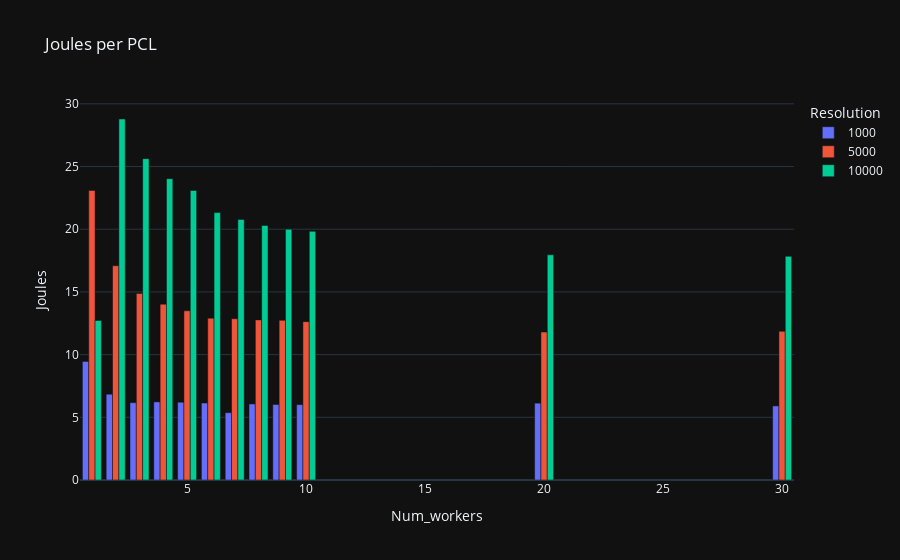
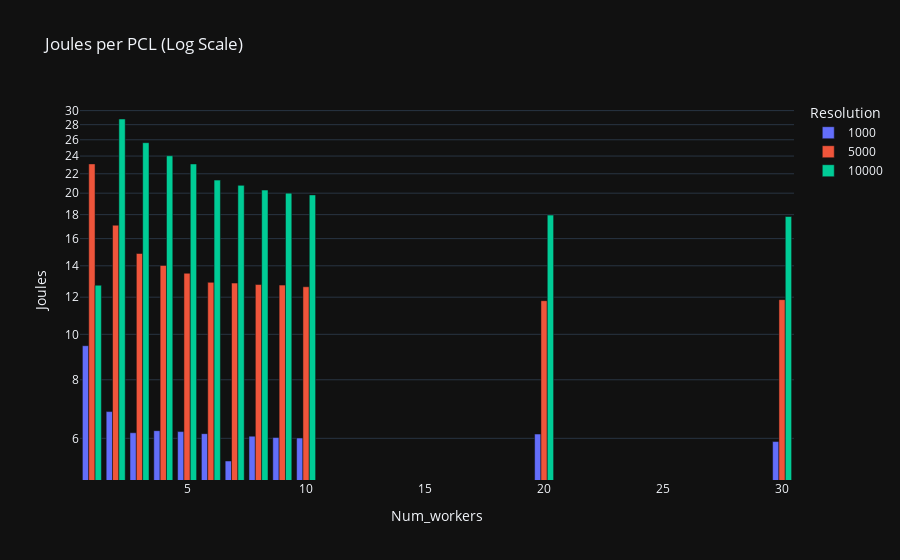

Notebook cell for these charts, in order:
### Code cell
# Grouped bars
import plotly.express as px

# Define width based on resolution
# resolution_to_width = {160: 0.2, 320: 0.4, 640: 0.6, 1280: 0.8}
max_joules_df = pd.concat(max_joules.values(), axis=1)
max_joules_df_sorted = max_joules_df
# max_joules_df_sorted = common_utils.sort_by_model_size_then_version(max_joules_df)

fig = px.bar(max_joules_df_sorted, barmode='group', title='Joules per PCL', labels={'value': 'Max Power (Watts)', 'index': 'Model'})
fig.update_layout(xaxis_title='Num_workers', yaxis_title='Joules', legend_title_text='Resolution')
fig.show()

fig = px.bar(max_joules_df_sorted, barmode='group', title='Joules per PCL (Log Scale)', labels={'value': 'Max Power (Watts)', 'index': 'Model'})
fig.update_layout(xaxis_title='Num_workers', yaxis_title='Joules', yaxis_type='log', legend_title_text='Resolution')
fig.show()

### Figure 1 — Plotly figure (JSON) as saved in the notebook; plotly's stock layout.template omitted (floating-point values rounded to 4 significant figures)
{"data": [{"alignmentgroup": "True", "hovertemplate": "variable=1000<br>Model=%{x}<br>Max Power (Watts)=%{y}<extra></extra>", "legendgroup": "1000", "marker": {"color": "#636efa", "pattern": {"shape": ""}}, "name": "1000", "offsetgroup": "1000", "orientation": "v", "showlegend": true, "textposition": "auto", "x": [8, 30, 2, 6, 5, 7, 1, 3, 10, 4, 20, 9], "xaxis": "x", "y": [6.064, 5.906, 6.842, 6.14, 6.202, 5.368, 9.456, 6.167, 6.01, 6.23, 6.127, 6.024], "yaxis": "y", "type": "bar"}, {"alignmentgroup": "True", "hovertemplate": "variable=5000<br>Model=%{x}<br>Max Power (Watts)=%{y}<extra></extra>", "legendgroup": "5000", "marker": {"color": "#EF553B", "pattern": {"shape": ""}}, "name": "5000", "offsetgroup": "5000", "orientation": "v", "showlegend": true, "textposition": "auto", "x": [8, 30, 2, 6, 5, 7, 1, 3, 10, 4, 20, 9], "xaxis": "x", "y": [12.77, 11.86, 17.09, 12.91, 13.5, 12.86, 23.1, 14.87, 12.63, 14.02, 11.8, 12.73], "yaxis": "y", "type": "bar"}, {"alignmentgroup": "True", "hovertemplate": "variable=10000<br>Model=%{x}<br>Max Power (Watts)=%{y}<extra></extra>", "legendgroup": "10000", "marker": {"color": "#00cc96", "pattern": {"shape": ""}}, "name": "10000", "offsetgroup": "10000", "orientation": "v", "showlegend": true, "textposition": "auto", "x": [8, 30, 2, 6, 5, 7, 1, 3, 10, 4, 20, 9], "xaxis": "x", "y": [20.31, 17.84, 28.79, 21.33, 23.09, 20.78, 12.73, 25.63, 19.83, 24.03, 17.96, 20.0], "yaxis": "y", "type": "bar"}], "layout": {"xaxis": {"anchor": "y", "domain": [0.0, 1.0], "title": {"text": "Num_workers"}}, "yaxis": {"anchor": "x", "domain": [0.0, 1.0], "title": {"text": "Joules"}}, "legend": {"title": {"text": "Resolution"}, "tracegroupgap": 0}, "title": {"text": "Joules per PCL"}, "barmode": "group"}}

### Figure 2 — Plotly figure (JSON) as saved in the notebook; plotly's stock layout.template omitted (floating-point values rounded to 4 significant figures)
{"data": [{"alignmentgroup": "True", "hovertemplate": "variable=1000<br>Model=%{x}<br>Max Power (Watts)=%{y}<extra></extra>", "legendgroup": "1000", "marker": {"color": "#636efa", "pattern": {"shape": ""}}, "name": "1000", "offsetgroup": "1000", "orientation": "v", "showlegend": true, "textposition": "auto", "x": [8, 30, 2, 6, 5, 7, 1, 3, 10, 4, 20, 9], "xaxis": "x", "y": [6.064, 5.906, 6.842, 6.14, 6.202, 5.368, 9.456, 6.167, 6.01, 6.23, 6.127, 6.024], "yaxis": "y", "type": "bar"}, {"alignmentgroup": "True", "hovertemplate": "variable=5000<br>Model=%{x}<br>Max Power (Watts)=%{y}<extra></extra>", "legendgroup": "5000", "marker": {"color": "#EF553B", "pattern": {"shape": ""}}, "name": "5000", "offsetgroup": "5000", "orientation": "v", "showlegend": true, "textposition": "auto", "x": [8, 30, 2, 6, 5, 7, 1, 3, 10, 4, 20, 9], "xaxis": "x", "y": [12.77, 11.86, 17.09, 12.91, 13.5, 12.86, 23.1, 14.87, 12.63, 14.02, 11.8, 12.73], "yaxis": "y", "type": "bar"}, {"alignmentgroup": "True", "hovertemplate": "variable=10000<br>Model=%{x}<br>Max Power (Watts)=%{y}<extra></extra>", "legendgroup": "10000", "marker": {"color": "#00cc96", "pattern": {"shape": ""}}, "name": "10000", "offsetgroup": "10000", "orientation": "v", "showlegend": true, "textposition": "auto", "x": [8, 30, 2, 6, 5, 7, 1, 3, 10, 4, 20, 9], "xaxis": "x", "y": [20.31, 17.84, 28.79, 21.33, 23.09, 20.78, 12.73, 25.63, 19.83, 24.03, 17.96, 20.0], "yaxis": "y", "type": "bar"}], "layout": {"xaxis": {"anchor": "y", "domain": [0.0, 1.0], "title": {"text": "Num_workers"}}, "yaxis": {"anchor": "x", "domain": [0.0, 1.0], "title": {"text": "Joules"}, "type": "log"}, "legend": {"title": {"text": "Resolution"}, "tracegroupgap": 0}, "title": {"text": "Joules per PCL (Log Scale)"}, "barmode": "group"}}
